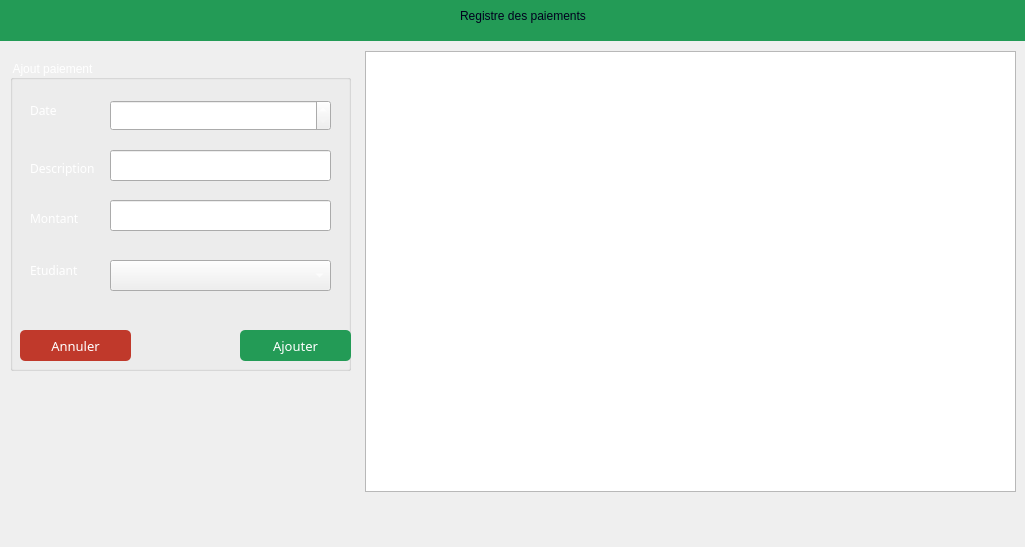
<?xml version="1.0" encoding="UTF-8"?>
<ui version="4.0">
 <class>Paiement</class>
 <widget class="QDialog" name="Paiement">
  <property name="geometry">
   <rect>
    <x>0</x>
    <y>0</y>
    <width>1025</width>
    <height>547</height>
   </rect>
  </property>
  <property name="windowTitle">
   <string>Gestion de frais universitaire</string>
  </property>
  <widget class="QGroupBox" name="groupBox_2">
   <property name="geometry">
    <rect>
     <x>10</x>
     <y>60</y>
     <width>341</width>
     <height>311</height>
    </rect>
   </property>
   <property name="styleSheet">
    <string notr="true">border-color: rgb(0, 161, 118);
font: 10pt &quot;Century Gothic&quot;;
color: rgb(255, 255, 255);</string>
   </property>
   <property name="title">
    <string>Ajout paiement</string>
   </property>
   <widget class="QPushButton" name="enregistrer">
    <property name="geometry">
     <rect>
      <x>230</x>
      <y>270</y>
      <width>111</width>
      <height>31</height>
     </rect>
    </property>
    <property name="font">
     <font>
      <family>Century Gothic</family>
      <pointsize>10</pointsize>
      <weight>50</weight>
      <italic>false</italic>
      <bold>false</bold>
     </font>
    </property>
    <property name="cursor">
     <cursorShape>PointingHandCursor</cursorShape>
    </property>
    <property name="mouseTracking">
     <bool>true</bool>
    </property>
    <property name="styleSheet">
     <string notr="true">background-color: rgb(35, 155, 86 );
font: 10pt &quot;Century Gothic&quot;;
border-color: rgb(0, 0, 255);
color: rgb(255, 255, 255);
border-radius : 5px;</string>
    </property>
    <property name="text">
     <string>Ajouter</string>
    </property>
    <property name="autoDefault">
     <bool>false</bool>
    </property>
    <property name="default">
     <bool>false</bool>
    </property>
    <property name="flat">
     <bool>false</bool>
    </property>
   </widget>
   <widget class="QLineEdit" name="description">
    <property name="geometry">
     <rect>
      <x>100</x>
      <y>90</y>
      <width>221</width>
      <height>31</height>
     </rect>
    </property>
    <property name="font">
     <font>
      <family>Century Gothic</family>
      <pointsize>9</pointsize>
      <weight>50</weight>
      <italic>false</italic>
      <bold>false</bold>
     </font>
    </property>
    <property name="styleSheet">
     <string notr="true">font: 9pt &quot;Century Gothic&quot;;
color: rgb(255, 255, 255);</string>
    </property>
    <property name="echoMode">
     <enum>QLineEdit::Normal</enum>
    </property>
   </widget>
   <widget class="QLabel" name="label_7">
    <property name="geometry">
     <rect>
      <x>20</x>
      <y>100</y>
      <width>71</width>
      <height>16</height>
     </rect>
    </property>
    <property name="font">
     <font>
      <family>Century Gothic</family>
      <pointsize>9</pointsize>
      <weight>50</weight>
      <italic>false</italic>
      <bold>false</bold>
     </font>
    </property>
    <property name="styleSheet">
     <string notr="true">color: rgb(255, 255, 255);
font: 9pt &quot;Century Gothic&quot;;</string>
    </property>
    <property name="text">
     <string>Description</string>
    </property>
   </widget>
   <widget class="QLabel" name="label_8">
    <property name="geometry">
     <rect>
      <x>20</x>
      <y>40</y>
      <width>61</width>
      <height>20</height>
     </rect>
    </property>
    <property name="font">
     <font>
      <family>Century Gothic</family>
      <pointsize>9</pointsize>
      <weight>50</weight>
      <italic>false</italic>
      <bold>false</bold>
     </font>
    </property>
    <property name="styleSheet">
     <string notr="true">color: rgb(255, 255, 255);
font: 9pt &quot;Century Gothic&quot;;</string>
    </property>
    <property name="text">
     <string>Date</string>
    </property>
   </widget>
   <widget class="QPushButton" name="pushButton_8">
    <property name="geometry">
     <rect>
      <x>10</x>
      <y>270</y>
      <width>111</width>
      <height>31</height>
     </rect>
    </property>
    <property name="font">
     <font>
      <family>Century Gothic</family>
      <pointsize>10</pointsize>
      <weight>50</weight>
      <italic>false</italic>
      <bold>false</bold>
     </font>
    </property>
    <property name="cursor">
     <cursorShape>PointingHandCursor</cursorShape>
    </property>
    <property name="mouseTracking">
     <bool>true</bool>
    </property>
    <property name="styleSheet">
     <string notr="true">background-color: rgb(192, 57, 43 );
font: 10pt &quot;Century Gothic&quot;;
border-color: rgb(0, 0, 255);
color: rgb(255, 255, 255);
border-radius : 5px;</string>
    </property>
    <property name="text">
     <string>Annuler</string>
    </property>
    <property name="autoDefault">
     <bool>false</bool>
    </property>
    <property name="default">
     <bool>false</bool>
    </property>
    <property name="flat">
     <bool>false</bool>
    </property>
   </widget>
   <widget class="QLabel" name="label_9">
    <property name="geometry">
     <rect>
      <x>20</x>
      <y>200</y>
      <width>61</width>
      <height>20</height>
     </rect>
    </property>
    <property name="font">
     <font>
      <family>Century Gothic</family>
      <pointsize>9</pointsize>
      <weight>50</weight>
      <italic>false</italic>
      <bold>false</bold>
     </font>
    </property>
    <property name="styleSheet">
     <string notr="true">color: rgb(255, 255, 255);
font: 9pt &quot;Century Gothic&quot;;</string>
    </property>
    <property name="text">
     <string>Etudiant</string>
    </property>
   </widget>
   <widget class="QComboBox" name="combo_stu">
    <property name="geometry">
     <rect>
      <x>100</x>
      <y>200</y>
      <width>221</width>
      <height>31</height>
     </rect>
    </property>
    <property name="styleSheet">
     <string notr="true">color: rgb(255, 255, 255);
font: 9pt &quot;Century Gothic&quot;;</string>
    </property>
   </widget>
   <widget class="QDateEdit" name="dateEdit">
    <property name="geometry">
     <rect>
      <x>100</x>
      <y>40</y>
      <width>221</width>
      <height>31</height>
     </rect>
    </property>
    <property name="styleSheet">
     <string notr="true">font: 9pt &quot;Century Gothic&quot;;

color: rgb(255, 255, 255);</string>
    </property>
   </widget>
   <widget class="QLabel" name="label_10">
    <property name="geometry">
     <rect>
      <x>20</x>
      <y>150</y>
      <width>71</width>
      <height>16</height>
     </rect>
    </property>
    <property name="font">
     <font>
      <family>Century Gothic</family>
      <pointsize>9</pointsize>
      <weight>50</weight>
      <italic>false</italic>
      <bold>false</bold>
     </font>
    </property>
    <property name="styleSheet">
     <string notr="true">color: rgb(255, 255, 255);
font: 9pt &quot;Century Gothic&quot;;</string>
    </property>
    <property name="text">
     <string>Montant</string>
    </property>
   </widget>
   <widget class="QLineEdit" name="montant">
    <property name="geometry">
     <rect>
      <x>100</x>
      <y>140</y>
      <width>221</width>
      <height>31</height>
     </rect>
    </property>
    <property name="font">
     <font>
      <family>Century Gothic</family>
      <pointsize>9</pointsize>
      <weight>50</weight>
      <italic>false</italic>
      <bold>false</bold>
     </font>
    </property>
    <property name="styleSheet">
     <string notr="true">font: 9pt &quot;Century Gothic&quot;;
color: rgb(255, 255, 255);</string>
    </property>
    <property name="echoMode">
     <enum>QLineEdit::Normal</enum>
    </property>
   </widget>
  </widget>
  <widget class="QWidget" name="widget" native="true">
   <property name="geometry">
    <rect>
     <x>0</x>
     <y>0</y>
     <width>1031</width>
     <height>41</height>
    </rect>
   </property>
   <property name="styleSheet">
    <string notr="true">background-color: rgb(35, 155, 86 );</string>
   </property>
   <widget class="QLabel" name="label_11">
    <property name="geometry">
     <rect>
      <x>460</x>
      <y>0</y>
      <width>251</width>
      <height>31</height>
     </rect>
    </property>
    <property name="styleSheet">
     <string notr="true">
font: 75 14pt &quot;Century Gothic&quot;;
color: rgb(0, 0, 30);
</string>
    </property>
    <property name="text">
     <string>Registre des paiements</string>
    </property>
   </widget>
   <widget class="QPushButton" name="return_btn">
    <property name="geometry">
     <rect>
      <x>0</x>
      <y>0</y>
      <width>51</width>
      <height>31</height>
     </rect>
    </property>
    <property name="layoutDirection">
     <enum>Qt::RightToLeft</enum>
    </property>
    <property name="autoFillBackground">
     <bool>false</bool>
    </property>
    <property name="styleSheet">
     <string notr="true">font: italic 10pt &quot;Century Gothic&quot;;
text-decoration: underline;
color: rgb(253, 253, 253);</string>
    </property>
    <property name="text">
     <string/>
    </property>
    <property name="icon">
     <iconset>
      <normaloff>../icon/return.png</normaloff>../icon/return.png</iconset>
    </property>
    <property name="iconSize">
     <size>
      <width>25</width>
      <height>25</height>
     </size>
    </property>
    <property name="flat">
     <bool>true</bool>
    </property>
   </widget>
  </widget>
  <widget class="QTableView" name="tableView">
   <property name="geometry">
    <rect>
     <x>365</x>
     <y>51</y>
     <width>651</width>
     <height>441</height>
    </rect>
   </property>
   <property name="styleSheet">
    <string notr="true">font: 9pt &quot;Century Gothic&quot;;

color: rgb(175, 175, 175);</string>
   </property>
   <attribute name="horizontalHeaderVisible">
    <bool>false</bool>
   </attribute>
  </widget>
 </widget>
 <resources/>
 <connections/>
</ui>
